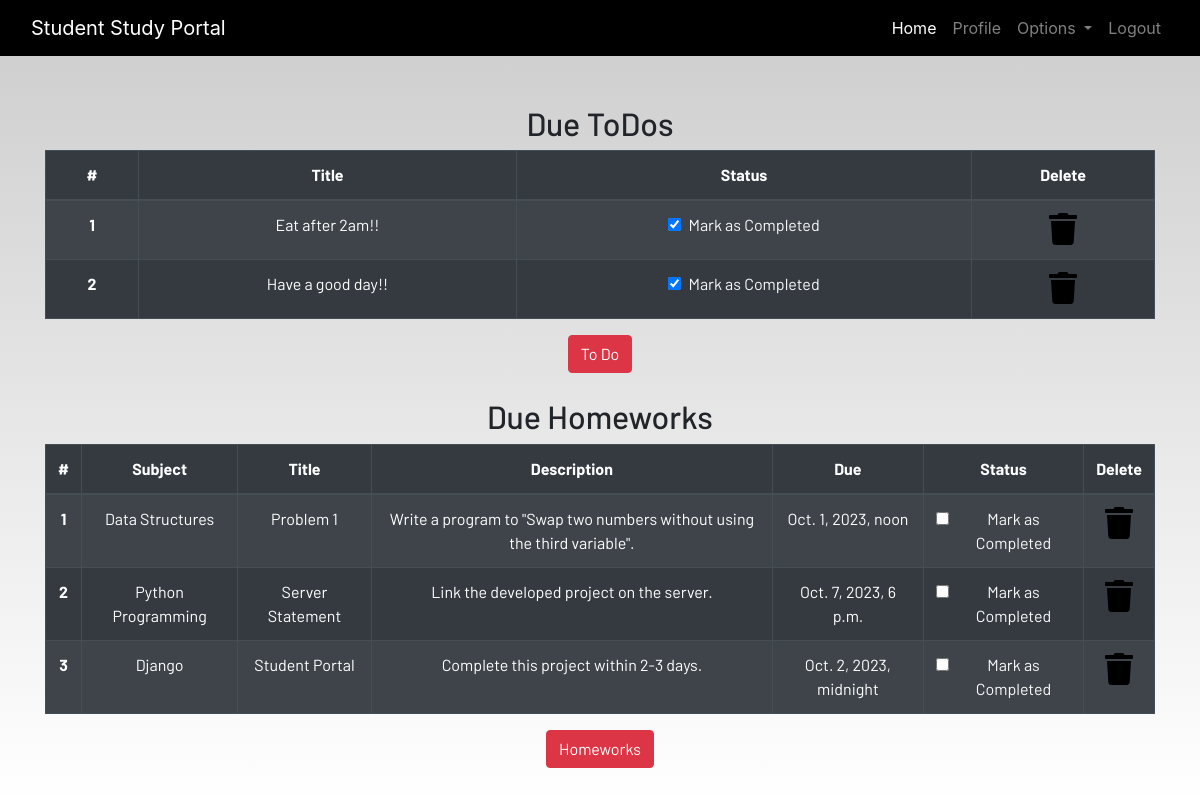
/profile/ (signed in), run on the app's committed database.
### dashboard/models.py (models this page shows, shortened)
class Todo(models.Model):
    user =models.ForeignKey(User,on_delete=models.CASCADE)
    title = models.CharField(max_length=100)
    is_finished = models.BooleanField(default=False)

class Homework(models.Model):
    user =models.ForeignKey(User,on_delete=models.CASCADE)
    subject = models.CharField(max_length=50)
    title = models.CharField(max_length=100)
    description = models.TextField()
    due = models.DateTimeField()
    is_finished = models.BooleanField(default=False)

### dashboard/views.py (the view)
# urls.py: path('profile/',dash_views.profile, name='profile')
@login_required
def profile(request):
    homeworks =  Homework.objects.filter(is_finished=False,user=request.user)
    todos =  Todo.objects.filter(is_finished=False,user=request.user)
    if len(homeworks) == 0:
        homework_done = True
    else:
        homework_done = False
    if len(todos) == 0:
        todos_done = True
    else:
        todos_done = False
    context = {
        'homeworks' : homeworks,
        'todos' : todos,
        'homework_done' : homework_done,
        'todos_done' : todos_done
    }
    return render(request,"dashboard/profile.html",context)

### dashboard/templates/dashboard/profile.html
{% extends 'dashboard/base.html' %}
{% load static %}
{% load crispy_forms_tags%}
{% block content %}
<section class="text-center">
    <div class="container">
        {% if not todos_done %}
        <h2>Due ToDos</h2>
        <table class="table table-striped table-bordered table-hover table-dark">
            <thead>
                <tr>
                    <th scope="col">#</th>
                    <th scope="col">Title</th>
                    <th scope="col">Status</th>
                    <th scope="col">Delete</th>
                </tr>
            </thead>
            <tbody>
                {% for todo in todos %}
                <tr>
                    <th scope="row">{{forloop.counter}}</th>
                    <td>{{todo.title}}</td>
                    <td>
                        <a href="{% url 'update-todo' todo.id %}">
                            <div class="form-check">
                                {% if todo.is_finished == True %}
                                <input class="form-check-input" type="checkbox" value="">
                                {% else %}
                                <input class="form-check-input" type="checkbox" value="" checked>
                                {% endif %}
                                <label class="form-check-label text-light" for="flexCheckDefault">
                                    Mark as Completed
                                </label>
                            </div>
                        </a>
                    </td>
                    <td><a href="{% url 'delete-todo' todo.id %}"><i class="fa fa-trash fa-2x"></i></a></td>
                </tr>
                {% endfor %}
            </tbody>
        </table>
        {% else %}
        <h3>All To dos are completed!!!!</h3>
        {% endif %}
        <a href="{% url 'todo' %}" class="btn btn-danger">To Do</a>
        <br><br>
        {% if not homework_done %}
        <h2>Due Homeworks</h2>
        <table class="table table-striped table-bordered table-hover table-dark">
            <thead>
                <tr>
                    <th scope="col">#</th>
                    <th scope="col">Subject</th>
                    <th scope="col">Title</th>
                    <th scope="col">Description</th>
                    <th scope="col">Due</th>
                    <th scope="col">Status</th>
                    <th scope="col">Delete</th>
                </tr>
            </thead>
            <tbody>
                {% for homework in homeworks %}
                <tr>
                    <th scope="row">{{forloop.counter}}</th>
                    <td>{{homework.subject}}</td>
                    <td>{{homework.title}}</td>
                    <td>{{homework.description}}</td>
                    <td>{{homework.due}}</td>
                    <td>
                        <a href="{% url 'update-homework' homework.id %}">
                            <div class="form-check">
                                {% if homework.is_finished == True %}
                                <input class="form-check-input" type="checkbox" value="" checked>
                                {% else %}
                                <input class="form-check-input" type="checkbox" value="">
                                {% endif %}
                                <label class="form-check-label text-light" for="flexCheckDefault">
                                    Mark as Completed
                                </label>
                            </div>
                        </a>
                    </td>
                    <td><a href="{% url 'delete-homework' homework.id %}"><i class="fa fa-trash fa-2x"></i></a></td>
                </tr>
                {% endfor %}
            </tbody>
        </table>
        {% else %}
        <h3>All To homeworks are completed!!!!</h3>
        {% endif %}
        <a href="{% url 'homework' %}" class="btn btn-danger">Homeworks</a>
    </div>
</section>
{% endblock content %}

### dashboard/templates/dashboard/base.html (shortened to what this page needs)
<!DOCTYPE html>
{% load static %}
<html lang="en">
<head>
  <link rel="stylesheet" href="https://stackpath.bootstrapcdn.com/bootstrap/4.3.1/css/bootstrap.min.css"
 />
  <link rel="stylesheet" href="https://use.fontawesome.com/releases/v5.7.2/css/all.css"
 />
  <link rel="stylesheet" href="{% static 'css/main.css' %}" />
</head>
<body>
  <header>
    <nav class="navbar navbar-expand-lg navbar-dark bg-dark">
      <div class="container-fluid">
        <a class="navbar-brand" href="{% url 'home' %}">Student Study Portal</a>
        <div class="collapse navbar-collapse justify-content-end" id="navbarSupportedContent">
          <ul class="navbar-nav mb-2 mb-lg-0">
            <li class="nav-item">
              <a class="nav-link active" aria-current="page" href="{% url 'home' %}">Home</a>
            </li>
            {% if user.is_authenticated %}
            <li class="nav-item">
              <a class="nav-link" href="{% url 'profile' %}">Profile</a>
            </li>
            <li class="nav-item dropdown">
              <a class="nav-link dropdown-toggle" href="#" id="navbarDropdown" role="button" data-toggle="dropdown"
                aria-haspopup="true" aria-expanded="false">
                Options
              </a>
            </li>
            <li class="nav-item">
              <a class="nav-link" href="{% url 'logout' %}">Logout</a>
            </li>
            {% endif %}
          </ul>
        </div>
      </div>
    </nav>
  </header>
  <br /><br />
  <main>
    {% block content %}
    {% endblock content %}
  </main>
</body>
</html>

### static/css/main.css (style rules this page uses)
html { scroll-behavior: smooth; height: 100%; width: 100%; }
main { font-family: Barlow, Quicksand, Rubik, sans-serif, serif, 'Times New Roman', Times, serif !important; }
.navbar { background-color: rgb(0, 0, 0) !important; }
a { text-decoration: none !important; color: black; }
html, body { max-width: 100%; overflow-x: hidden; height: 100%; width: 100%; }
body { background: linear-gradient(rgba(0, 0, 0, 0.2), rgba(255, 255, 255, 0.5)); overflow-x: hidden; background-repeat: no-repeat; }
.fa { color: black; }

### data on the page
Todo: title "Eat after 2am!!"
Todo: title "Have a good day!!"
Homework: subject "Data Structures", title "Problem 1", description "Write a program to \"Swap two numbers without using the third variable\".", due "Oct. 1, 2023, noon"
Homework: subject "Python Programming", title "Server Statement", description "Link the developed project on the server.", due "Oct. 7, 2023, 6 p.m."
Homework: subject "Django", title "Student Portal", description "Complete this project within 2-3 days.", due "Oct. 2, 2023, midnight"
